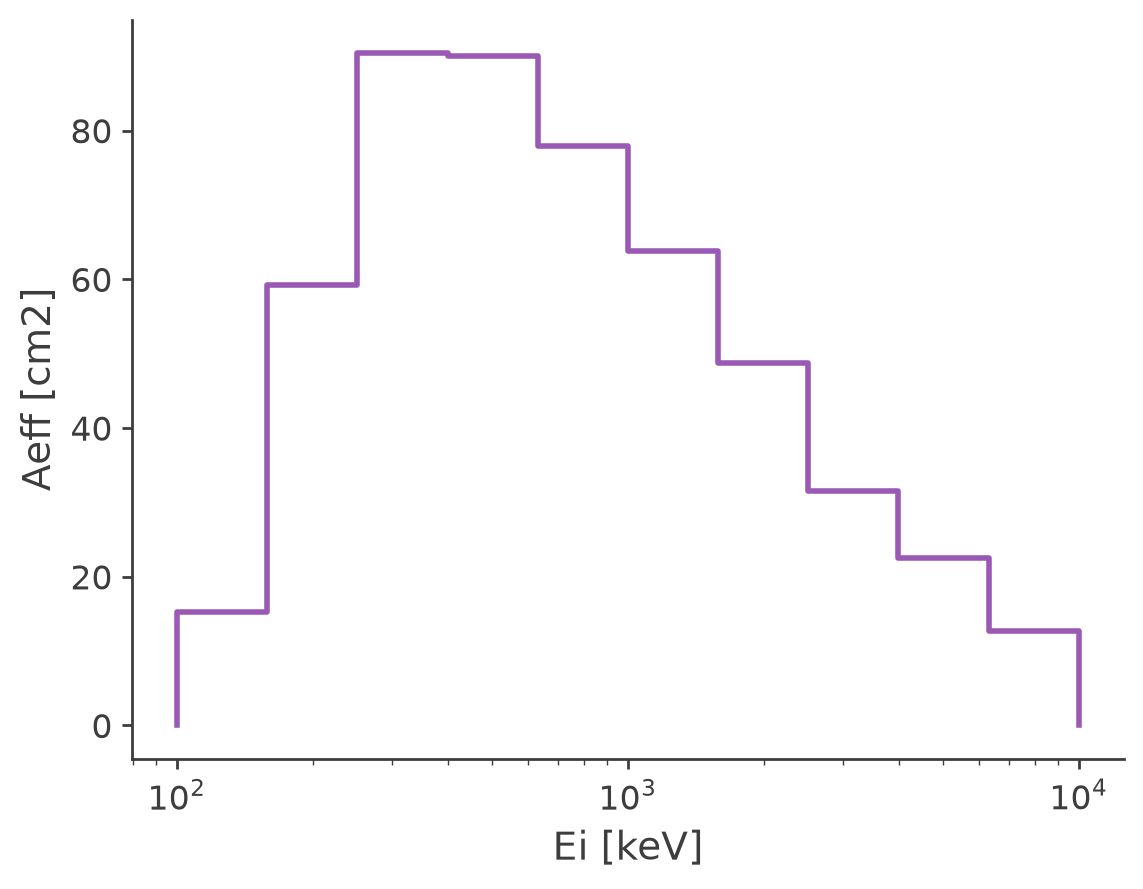

The Python source for this figure:
import matplotlib
matplotlib.use("Agg")            # backend senza interfaccia grafica: va PRIMA di importare pyplot
import matplotlib.pyplot as plt

import astropy.units as u
from astropy.coordinates import SkyCoord
from scoords import SpacecraftFrame
from cosipy.response import FullDetectorResponse

response_path = '/heronas/simeone/COSI/Full_detector_response/dc4_data/ResponseContinuum.o3.e100_10000.b10log.s10396905069491.m2284.filtered.nonsparse.binnedimaging.imagingresponse.h5'

with FullDetectorResponse.open(response_path) as response: # apre il file, legge l'header e chiude il file

    # Matrice di risposta interpolata per la direzione on-axis (lat = 90°)
    drm = response.get_interp_response(
        SkyCoord(lon=0 * u.deg, lat=90 * u.deg, frame=SpacecraftFrame()))

    # Proiezione sugli assi Ei ed Em e disegno
    ax, plot = drm.get_spectral_response().plot()

ax.figure.savefig("spectral_response.png", dpi=200, bbox_inches="tight")
plt.close(ax.figure)
print("Salvato: spectral_response.png")
